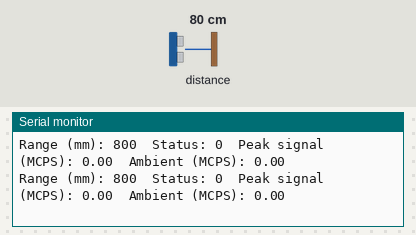
Bench run of a program on a simulated ESP32. On the bench: the last lines printed to the serial monitor. Inputs (shaded band) come from the test bench; at power-on: distance to the obstacle 80 cm.

Above: at 2.2 s.
2.3 s: distance to the obstacle set to 2 cm
At 2.49 s:
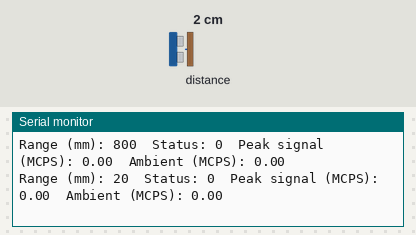
3.8 s: distance to the obstacle set to 4 cm
At 3.83 s:
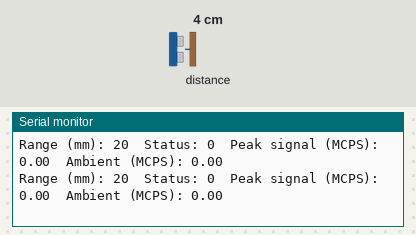
Timing chart, 0 to 6.8 s (numbered marks = the images above; inputs shaded):
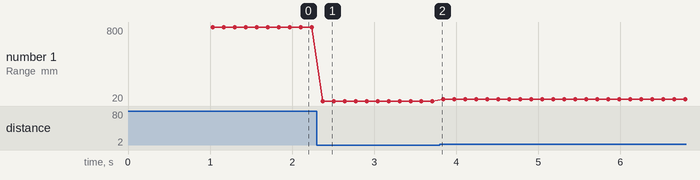

Measured:
- after the input at 2.3 s, the serial monitor: prints a new line after 0.07 s (image 1)
- plotted number 1: 800 → 20 after the input at 2.3 s, 20 → 40 after the input at 3.8 s

The program:

main.cpp
```cpp
#include <Arduino.h>
#include <Wire.h>
#include <VL53L1X.h>


VL53L1X sensor;

void setup()
{
  // Start serial communication
  Serial.begin(115200);
  delay(1000);
  // Initialize I2C
  Wire.begin(21, 22);  // SDA, SCL
  //Wire.setClock(400000); // Set I2C to 400 kHz for VL53L1X

  // Initialize the sensor
  sensor.setTimeout(500);
  if (!sensor.init())
  {
    Serial.println("Failed to detect and initialize sensor!");
    while (1); // Stop if sensor is not detected
  }

  // Set sensor to long distance mode with a 50ms timing budget
  sensor.setDistanceMode(VL53L1X::Long);
  sensor.setMeasurementTimingBudget(50000);

  // Start continuous readings with a 50ms interval
  sensor.startContinuous(50);
}

void loop()
{
  // Read sensor data
  sensor.read();

  // Print the distance and status
  Serial.print("Range (mm): ");
  Serial.print(sensor.ranging_data.range_mm);
  Serial.print("\tStatus: ");
  Serial.print(sensor.rangeStatusToString(sensor.ranging_data.range_status));
  Serial.print("\tPeak signal (MCPS): ");
  Serial.print(sensor.ranging_data.peak_signal_count_rate_MCPS);
  Serial.print("\tAmbient (MCPS): ");
  Serial.println(sensor.ranging_data.ambient_count_rate_MCPS);
  Serial.flush();
  delay(100); // Delay before the next reading
}
```
